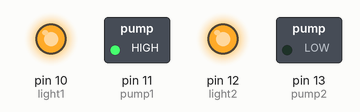
The sketch below on a simulated Arduino Uno, built with avr-gcc and run on an emulated ATmega328P. Parts: switched loads named in the sketch (green lamp = pin HIGH), output pins drawn as LEDs (lit = HIGH).

Above: at 0.1 s.
Timing chart, 0 to 1.6 s (numbered marks = the images above):
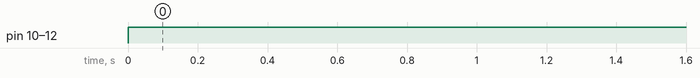

Measured:
- by itself, pin 10 (light1), pin 11 (pump1), pin 12 (light2): LOW → HIGH at 0.00 s

The sketch:

sketch_may09a.ino
```cpp
int light1 = 10;
int pump1   = 11; //LOW for open and HIGH for close
int light2 = 12;
int pump2   = 13;

char message;

//flooding system parameter


void setup(){
  pinMode(light1, OUTPUT);
  pinMode(pump1, OUTPUT);
  pinMode(light2, OUTPUT);
  pinMode(pump2, OUTPUT);

  Serial.begin(9600);
}


void loop(){
    digitalWrite(pump1, HIGH);
    digitalWrite(light1, HIGH);
    digitalWrite(pump2, LOW);
    digitalWrite(light2, HIGH);
}
```
